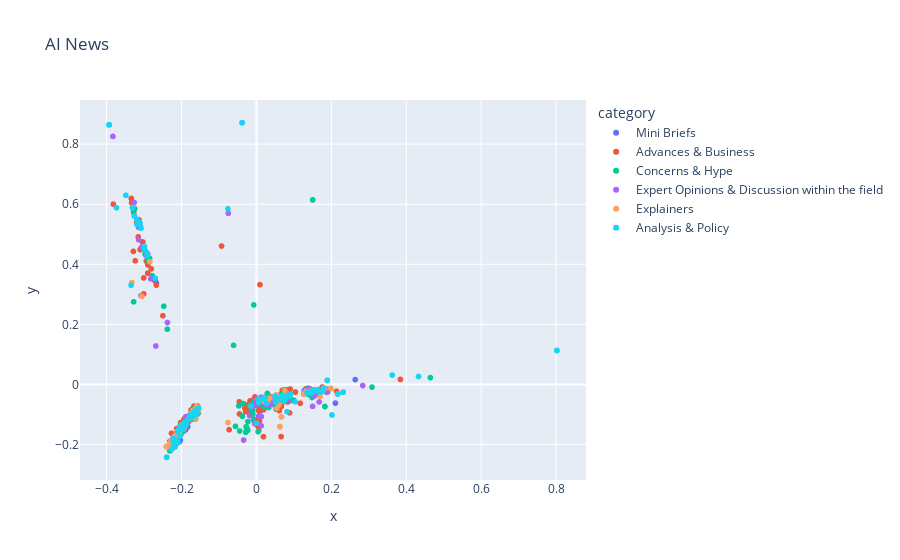

Notebook code for this chart:
### Code cell
df['pca'] = (
   df['title']
   .pipe(hero.clean)
   .pipe(hero.tfidf)
   .pipe(hero.pca)
)
hero.scatterplot(df, 'pca', color='category', title="AI News")

### Figure 1 — Plotly figure (JSON) as saved in the notebook; plotly's stock layout.template omitted (floating-point values rounded to 4 significant figures; data arrays with more than 128 entries replaced by an {"elided": "..."} marker saying what was removed)
{"data": [{"hovertemplate": "category=Mini Briefs<br>x=%{x}<br>y=%{y}<extra></extra>", "legendgroup": "Mini Briefs", "marker": {"color": "#636efa", "symbol": "circle"}, "mode": "markers", "name": "Mini Briefs", "showlegend": true, "type": "scattergl", "x": {"elided": "169 float values"}, "xaxis": "x", "y": {"elided": "169 float values"}, "yaxis": "y"}, {"hovertemplate": "category=Advances & Business<br>x=%{x}<br>y=%{y}<extra></extra>", "legendgroup": "Advances & Business", "marker": {"color": "#EF553B", "symbol": "circle"}, "mode": "markers", "name": "Advances & Business", "showlegend": true, "type": "scattergl", "x": {"elided": "622 float values"}, "xaxis": "x", "y": {"elided": "622 float values"}, "yaxis": "y"}, {"hovertemplate": "category=Concerns & Hype<br>x=%{x}<br>y=%{y}<extra></extra>", "legendgroup": "Concerns & Hype", "marker": {"color": "#00cc96", "symbol": "circle"}, "mode": "markers", "name": "Concerns & Hype", "showlegend": true, "type": "scattergl", "x": {"elided": "452 float values"}, "xaxis": "x", "y": {"elided": "452 float values"}, "yaxis": "y"}, {"hovertemplate": "category=Expert Opinions & Discussion within the field<br>x=%{x}<br>y=%{y}<extra></extra>", "legendgroup": "Expert Opinions & Discussion within the field", "marker": {"color": "#ab63fa", "symbol": "circle"}, "mode": "markers", "name": "Expert Opinions & Discussion within the field", "showlegend": true, "type": "scattergl", "x": {"elided": "170 float values"}, "xaxis": "x", "y": {"elided": "170 float values"}, "yaxis": "y"}, {"hovertemplate": "category=Explainers<br>x=%{x}<br>y=%{y}<extra></extra>", "legendgroup": "Explainers", "marker": {"color": "#FFA15A", "symbol": "circle"}, "mode": "markers", "name": "Explainers", "showlegend": true, "type": "scattergl", "x": {"elided": "132 float values"}, "xaxis": "x", "y": {"elided": "132 float values"}, "yaxis": "y"}, {"hovertemplate": "category=Analysis & Policy<br>x=%{x}<br>y=%{y}<extra></extra>", "legendgroup": "Analysis & Policy", "marker": {"color": "#19d3f3", "symbol": "circle"}, "mode": "markers", "name": "Analysis & Policy", "showlegend": true, "type": "scattergl", "x": {"elided": "181 float values"}, "xaxis": "x", "y": {"elided": "181 float values"}, "yaxis": "y"}], "layout": {"legend": {"title": {"text": "category"}, "tracegroupgap": 0}, "title": {"text": "AI News"}, "xaxis": {"anchor": "y", "domain": [0, 1], "title": {"text": "x"}}, "yaxis": {"anchor": "x", "domain": [0, 1], "title": {"text": "y"}}}}
